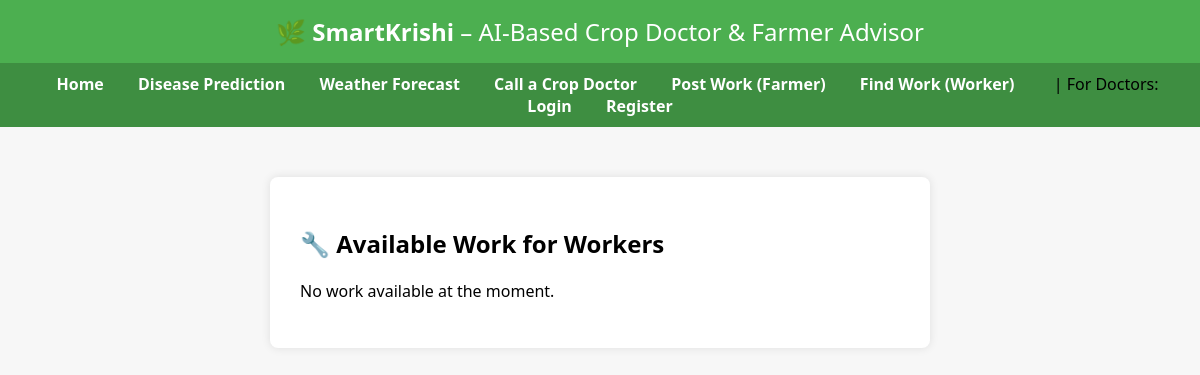
Page /forum/view-work/ on the earlier database version.
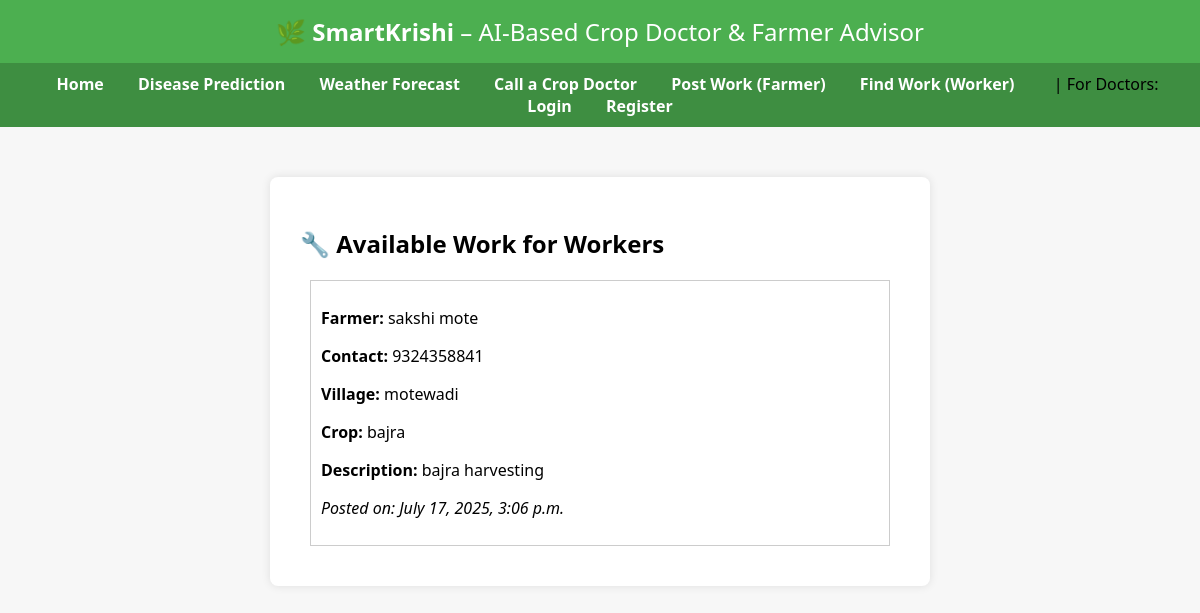
Same page on the later database version.
### forum/models.py (models this page shows, shortened)
class WorkPost(models.Model):
    farmer_name = models.CharField(max_length=100)
    contact_number = models.CharField(max_length=15)
    village = models.CharField(max_length=100)
    crop_type = models.CharField(max_length=50)
    work_description = models.TextField()
    date_posted = models.DateTimeField(auto_now_add=True)

### forum/views.py (the view)
# urls.py: path('view-work/', views.view_work_posts, name='view-work-posts'),
def view_work_posts(request):
    posts = WorkPost.objects.all().order_by('-date_posted')
    return render(request, 'forum/view_posts.html', {'posts': posts})

### forum/templates/forum/view_posts.html
{% extends "smartkrishi_app/base.html" %}
{% block content %}
<h2>🔧 Available Work for Workers</h2>
{% for post in posts %}
  <div style="border: 1px solid #ccc; padding: 10px; margin: 10px;">
    <p><strong>Farmer:</strong> {{ post.farmer_name }}</p>
    <p><strong>Contact:</strong> {{ post.contact_number }}</p>
    <p><strong>Village:</strong> {{ post.village }}</p>
    <p><strong>Crop:</strong> {{ post.crop_type }}</p>
    <p><strong>Description:</strong> {{ post.work_description }}</p>
    <p><em>Posted on: {{ post.date_posted|date:"F j, Y, g:i a" }}</em></p>
  </div>
{% empty %}
  <p>No work available at the moment.</p>
{% endfor %}
{% endblock %}

### smartkrishi_app/templates/smartkrishi_app/base.html (shortened to what this page needs)
{% load static %}
<!DOCTYPE html>
<html lang="en">
<head>
  <link rel="stylesheet" href="{% static 'smartkrishi_app/css/style.css' %}">
</head>
<body>
  <header>
    🌿 <strong>SmartKrishi</strong> – AI-Based Crop Doctor & Farmer Advisor
  </header>
  <nav>
    <a href="{% url 'home' %}">Home</a>
    <a href="{% url 'disease' %}">Disease Prediction</a>
    <a href="{% url 'weather' %}">Weather Forecast</a>
    <a href="{% url 'call-doctor' %}">Call a Crop Doctor</a>
    <a href="{% url 'create-work-post' %}">Post Work (Farmer)</a>
    <a href="{% url 'view-work-posts' %}">Find Work (Worker)</a>
    {% if user.is_authenticated %}
      <a href="{% url 'doctor-dashboard' %}">My Dashboard</a>
      <a href="{% url 'doctor-logout' %}">Logout</a>
    {% else %}
      <span style="margin-left: 20px;">| For Doctors:</span>
      <a href="{% url 'doctor-login' %}">Login</a>
      <a href="{% url 'doctor-register' %}">Register</a>
    {% endif %}
  </nav>
  <div class="container">
    {% block content %}{% endblock %}
  </div>
</body>
</html>

### smartkrishi_app/static/smartkrishi_app/css/style.css (style rules this page uses)
body { font-family: 'Segoe UI', sans-serif; margin: 0; background: #f7f7f7; }
header { background-color: #4CAF50; color: white; padding: 15px; text-align: center; font-size: 24px; }
nav { background-color: #3e8e41; padding: 10px; text-align: center; }
nav a { color: white; margin: 0 15px; text-decoration: none; font-weight: bold; }
.container { max-width: 600px; margin: 50px auto; background: white; padding: 30px; border-radius: 8px; box-shadow: 0px 0px 10px rgba(0,0,0,0.1); }

Differences in the rows shown:
added WorkPost: farmer_name "sakshi mote", contact_number "9324358841", village "motewadi", crop_type "bajra", work_description "bajra harvesting", date_posted "July 17, 2025, 3:06 p.m."
Other differences:
text no longer shown: "No work available at the moment."
